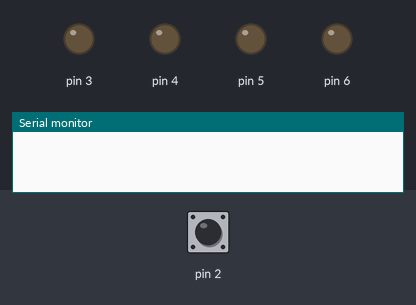
This sketch was run on a simulated Arduino Uno, built with avr-gcc and run on an emulated ATmega328P. Parts: output pins drawn as LEDs (lit = HIGH), the last lines printed to the serial monitor. The test bench sets the inputs (shaded band); at power-on: pin 2 LOW.

Above: at 1.2 s.
1.3 s: pin 2 driven HIGH
At 2.0 s:
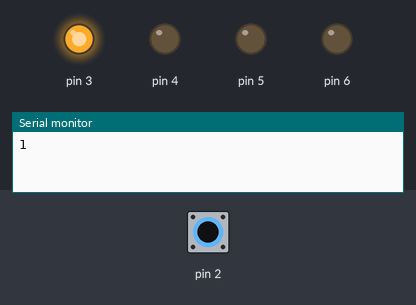
2.8 s: pin 2 pulsed LOW 2 times (0.12 s each, 0.3 s apart)
At 4.3 s:
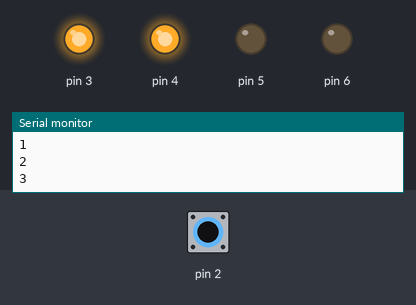
5.8 s: pin 2 driven LOW
At 6.8 s:
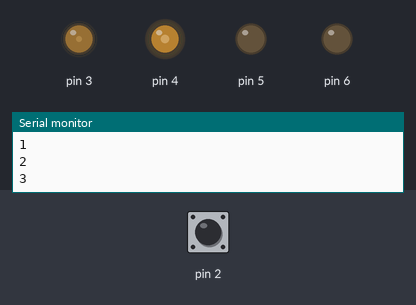
7.3 s: pin 2 driven HIGH
At 8.5 s:
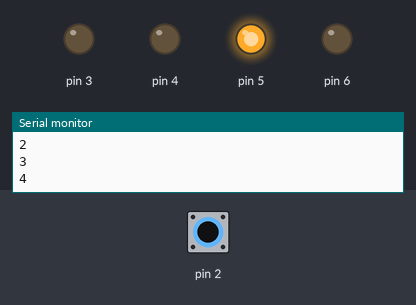
8.8 s: pin 2 driven LOW
At 10.0 s:
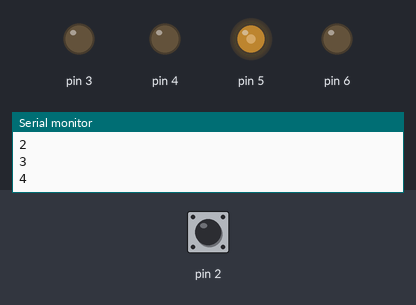
10.3 s: pin 2 driven HIGH
At 10.9 s:
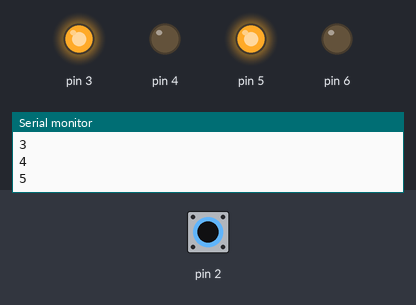
Timing chart, 0 to 12.8 s (numbered marks = the images above; inputs shaded):
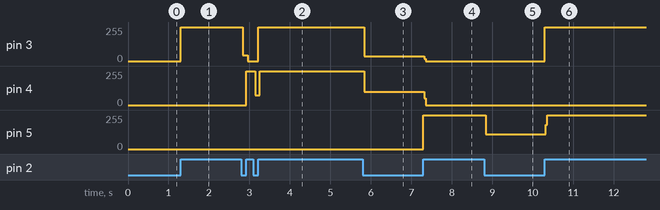

Measured:
- after the input at 1.3 s, pin 3: 0/255 → 255/255 at once
- after the input at 2.8 s, pin 3: 255/255 → 42/255 at once, → 0/255 0.12 s later, → 255/255 0.26 s later; pin 4: 0/255 → 255/255 after 0.12 s, → 73/255 0.22 s later, → 255/255 0.12 s later
- after the input at 5.8 s, pin 3: 255/255 → 36/255 at once; pin 4: 255/255 → 98/255 at once
- after the input at 7.3 s, pin 3: 36/255 → 0/255 at once; pin 4: 98/255 → 0/255 at once; pin 5: 0/255 → 255/255 at once
- after the input at 8.8 s, pin 5: 255/255 → 110/255 at once
- after the input at 10.3 s, pin 3: 0/255 → 255/255 at once; pin 5: 110/255 → 255/255 at once

The sketch:

Bin_r_Zaehler.ino
```cpp
void setup() {
  // put your setup code here, to run once:
  Serial.begin(9600);
  pinMode(2, INPUT);
  pinMode(3, OUTPUT);
  pinMode(4, OUTPUT);
  pinMode(5, OUTPUT);
  pinMode(6, OUTPUT);
}

int zaehler = 0;
int zaehler_alt = 0;

int rest = 0;

void loop() {
  // put your main code here, to run repeatedly:
  bool schalter = digitalRead(2);

  zaehler_alt = zaehler;
  if (schalter == 1)
  {
    zaehler = zaehler + 1;
    Serial.println(zaehler);
  }

  if (zaehler > 15)
  {
    zaehler = 0;
  }

  rest = zaehler;

  if (zaehler - 8 >= 0)
  {
    digitalWrite(6, HIGH);
    rest = zaehler - 8;
  }

  if (rest - 4 >= 0)
  {
    digitalWrite(5, HIGH);
    rest = rest - 4;
  }

  if (rest - 2 >= 0)
  {
    digitalWrite(4, HIGH);
    rest = rest - 2;
  }

  if (rest - 1 >= 0)
  {
    digitalWrite(3, HIGH);
    rest = rest - 1;
  }

  while (1 == schalter)
  {
    schalter = digitalRead(2);
  }

  digitalWrite(3, LOW);
  digitalWrite(4, LOW);
  digitalWrite(5, LOW);
  digitalWrite(6, LOW);
  rest = 0;
}
```
